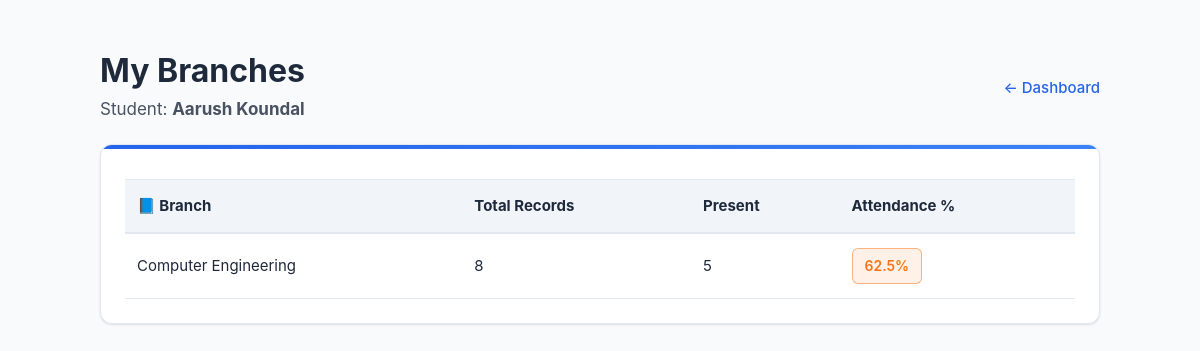
/student/classes (signed in), run on the app's committed database.
### app.py (models this page shows)
class User(db.Model):
    id = db.Column(db.Integer, primary_key=True)
    role = db.Column(db.String(20), nullable=False)
    name = db.Column(db.String(100), nullable=False)
    email = db.Column(db.String(100), unique=True, nullable=False)
    password = db.Column(db.String(200), nullable=False)
    roll_number = db.Column(db.String(20), nullable=True)
    branch = db.Column(db.String(100), nullable=True)
    semester = db.Column(db.String(20), nullable=True)
    department = db.Column(db.String(100), nullable=True)

class Attendance(db.Model):
    id = db.Column(db.Integer, primary_key=True)
    student_id = db.Column(db.Integer, db.ForeignKey("user.id"), nullable=False)
    teacher_id = db.Column(db.Integer, db.ForeignKey("user.id"), nullable=False)
    subject = db.Column(db.String(100), nullable=False)
    branch = db.Column(db.String(100), nullable=True)
    semester = db.Column(db.String(20), nullable=True)
    date = db.Column(db.Date, nullable=False, default=date.today)
    status = db.Column(db.String(20), nullable=False, default="absent")
    student = db.relationship(
        "User", foreign_keys=[student_id], backref="attendance_as_student"
    )
    teacher = db.relationship(
        "User", foreign_keys=[teacher_id], backref="attendance_as_teacher"
    )

### app.py (the view)
@app.route("/student/classes")
def student_classes():
    if session.get("role") != "student":
        abort(403)
    student = User.query.get(session.get("user_id"))
    records_for_student = Attendance.query.filter_by(student_id=student.id).all()
    branches = sorted(
        {(r.branch or "").strip() for r in records_for_student if (r.branch or "").strip()},
        key=lambda x: x.lower(),
    )
    classes_stats = []
    for branch_name in branches:
        total = Attendance.query.filter(
            Attendance.student_id == student.id,
            Attendance.branch == branch_name,
        ).count()
        present = Attendance.query.filter(
            Attendance.student_id == student.id,
            Attendance.branch == branch_name,
            func.lower(Attendance.status) == "present",
        ).count()
        pct = round((present / total) * 100, 2) if total > 0 else 0
        classes_stats.append(
            {"branch": branch_name, "total": total, "present": present, "percentage": pct}
        )
    return render_template(
        "student_classes.html", student=student, classes_stats=classes_stats
    )

### templates/student_classes.html (shortened to what this page needs)
<!DOCTYPE html>
<html lang="en">
<head>
  <link rel="stylesheet" href="{{ url_for('static', filename='style.css') }}">
</head>
<body>
  <div class="wrap">
    <div style="display:flex;justify-content:space-between;align-items:center">
      <div>
        <h1>My Branches</h1>
        <div style="opacity:.8;font-size:17px">Student: <strong>{{ student.name }}</strong></div>
      </div>
      <div>
        <a class="back" href="{{ url_for('student_dashboard') }}">← Dashboard</a>
      </div>
    </div>
    <div class="card">
      {% if classes_stats %}
        <table>
          <thead>
            <tr>
              <th>📘 Branch</th>
              <th>Total Records</th>
              <th>Present</th>
              <th>Attendance %</th>
            </tr>
          </thead>
          <tbody>
            {% for c in classes_stats %}
              <tr>
                <td>{{ c.branch }}</td>
                <td>{{ c.total }}</td>
                <td>{{ c.present }}</td>
                <td>
                  {% if c.percentage >= 75 %}
                    <span class="badge good">{{ c.percentage }}%</span>
                  {% elif c.percentage >= 40 %}
                    <span class="badge avg">{{ c.percentage }}%</span>
                  {% else %}
                    <span class="badge bad">{{ c.percentage }}%</span>
                  {% endif %}
                </td>
              </tr>
            {% endfor %}
          </tbody>
        </table>
      {% else %}
        <p style="opacity:.7;font-size:16px">No branch records available.</p>
      {% endif %}
    </div>
  </div>
</body>
</html>

### static/style.css (style rules this page uses)
* { margin: 0; padding: 0; box-sizing: border-box; }
:root { --primary: #2563eb; --primary-dark: #1e40af; --primary-light: #3b82f6; --primary-gradient: linear-gradient(135deg, #2563eb 0%, #3b82f6 100%); --secondary: #06b6d4; --secondary-gradient: linear-gradient(135deg, #06b6d4 0%, #0891b2 100%); --accent: #dc2626; --accent-warm: #ea580c; --accent-warm-gradient: linear-gradient(135deg, #ea580c 0%, #d97706 100%); --success: #16a34a; --success-gradient: linear-gradient(135deg, #16a34a 0%, #15803d 100%); --warning: #ca8a04; --warning-gradient: linear-gradient(135deg, #ca8a04 0%, #b45309 100%); --purple: #9333ea; --purple-gradient: linear-gradient(135deg, #9333ea 0%, #7c3aed 100%); --pink: #ec4899; --pink-gradient: linear-gradient(135deg, #ec4899 0%, #db2777 100%); --indigo: #4f46e5; --indigo-gradient: linear-gradient(135deg, #4f46e5 0%, #4338ca 100%); --bg-dark: #f8fafc; --bg-darker: #f1f5f9; --card-bg: #ffffff; --border-color: #e2e8f0; --text-light: #1e293b; --text-muted: #64748b; --text-dark: #334155; --shadow: 0 1px 3px rgba(0, 0, 0, 0.08), 0 1px 2px rgba(0, 0, 0, 0.04); --shadow-md: 0 4px 6px rgba(0, 0, 0, 0.1), 0 2px 4px rgba(0, 0, 0, 0.06); --shadow-lg: 0 10px 15px rgba(0, 0, 0, 0.1), 0 4px 6px rgba(0, 0, 0, 0.05); --radius: 8px; --font-sans: -apple-system, BlinkMacSystemFont, 'Segoe UI', 'Roboto', 'Oxygen', 'Ubuntu', 'Cantarell', sans-serif; }
body { font-family: var(--font-sans); background: var(--bg-dark); color: var(--text-light); line-height: 1.6; }
.card { background: var(--card-bg); border-radius: var(--radius); padding: 20px; box-shadow: var(--shadow); border: 1px solid var(--border-color); }
table { width: 100%; border-collapse: collapse; }
thead { background: var(--bg-darker); border-bottom: 2px solid var(--border-color); }
th { padding: 12px; text-align: left; font-weight: 600; color: var(--text-light); }
td { padding: 12px; border-bottom: 1px solid var(--border-color); color: var(--text-dark); }
h1, h2, h3, h4, h5, h6 { font-weight: 600; line-height: 1.2; color: var(--text-light); }
h1 { font-size: 28px; }
body { background: linear-gradient(135deg, #6a11cb 0%, #2575fc 100%); font-family: "Poppins", Arial, sans-serif; }
.card { background: #fff; border-radius: 10px; box-shadow: 0 4px 8px rgba(0, 0, 0, 0.1); padding: 20px; margin: 20px 0; }

### templates/student_classes.html (style rules this page uses)
* { margin: 0; padding: 0; box-sizing: border-box; }
body { font-family: 'Inter', -apple-system, BlinkMacSystemFont, 'Segoe UI', sans-serif; background: var(--bg-dark); color: var(--text-light); padding: 28px; }
.wrap { max-width: 1000px; margin: 24px auto; animation: fadeIn 0.8s ease; }
h1 { font-size: 32px; font-weight: 700; margin-bottom: 6px; color: var(--text-light); }
.card { background: var(--card-bg); border: 1px solid var(--border-color); padding: 24px; border-radius: 12px; box-shadow: var(--shadow); margin-top: 20px; animation: slideUp 0.7s ease; position: relative; overflow: hidden; }
.card::before { content: ''; position: absolute; top: 0; left: 0; right: 0; height: 4px; background: var(--primary-gradient); }
table { width: 100%; border-collapse: collapse; margin-top: 10px; }
th, td { padding: 14px 12px; text-align: left; border-top: 1px solid var(--border-color); font-size: 15px; color: var(--text-light); }
thead { background: var(--bg-darker); border-bottom: 2px solid var(--border-color); }
thead th { color: var(--text-light); font-weight: 700; font-size: 15px; }
tbody tr { transition: all 0.2s ease; }
.badge { padding: 6px 12px; border-radius: 6px; font-weight: 600; display: inline-block; font-size: 14px; }
.avg { background: rgba(249, 115, 22, 0.1); border: 1px solid rgba(249, 115, 22, 0.5); color: #f97316; }
.back { color: var(--primary); text-decoration: none; font-size: 15px; transition: all 0.2s ease; font-weight: 500; }

### data on the page
User: name "Aarush Koundal"
Attendance: branch "Computer Engineering", total "8", present "5", percentage "62.5"
